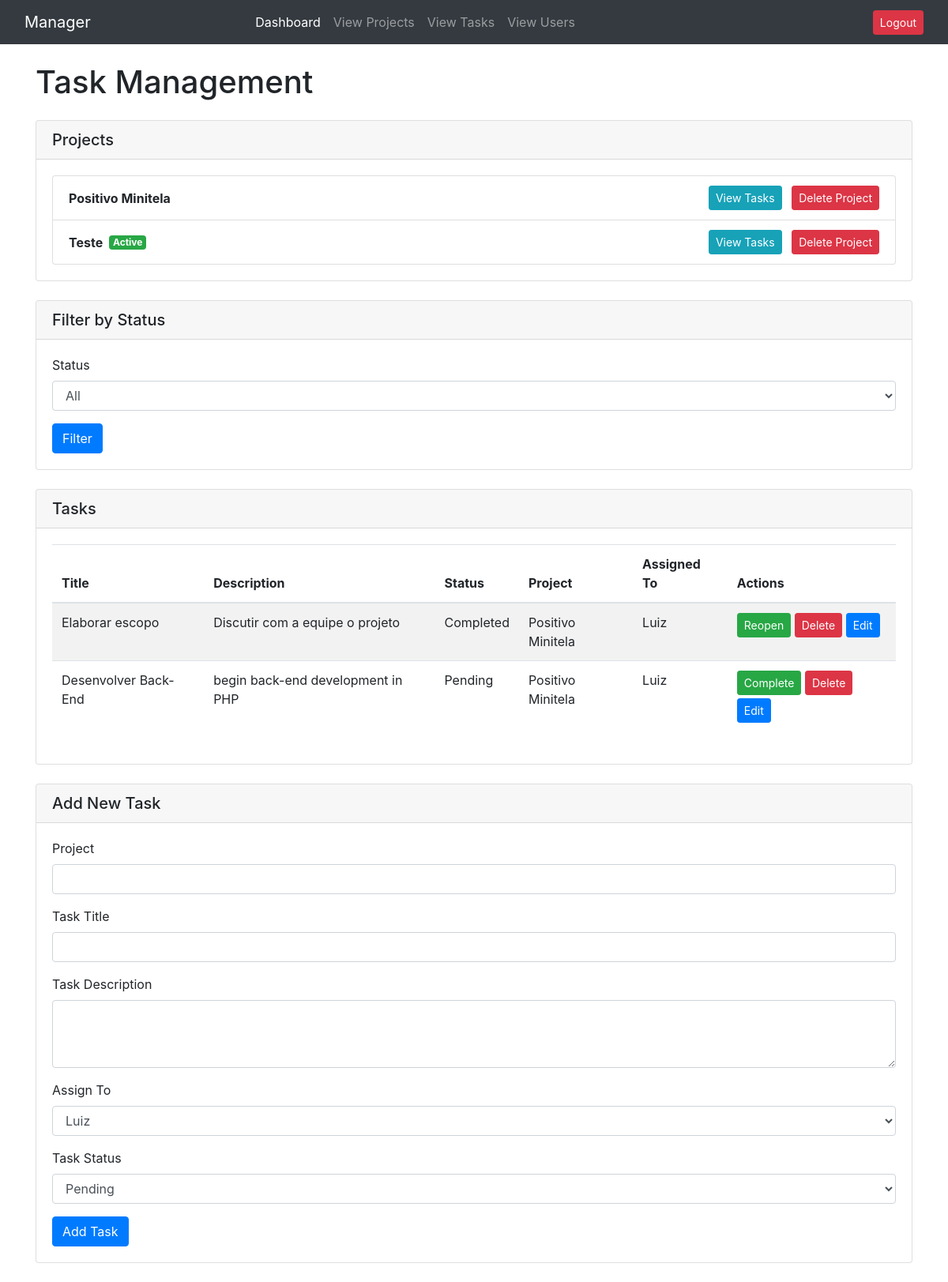
Screenshot of /task?project_id=1 with the database file from the repository.
### app.py (models this page shows, shortened)
class Projects(db.Model):
    project_id = db.Column(db.Integer, primary_key=True)
    project_name = db.Column(db.String(20))
    active = db.Column(db.Boolean)
    user_id = db.Column(db.Integer, db.ForeignKey('user.id'))

class Tasks(db.Model):
    task_id = db.Column(db.Integer, primary_key=True)
    project_id = db.Column(db.Integer, db.ForeignKey('projects.project_id'))
    user_id = db.Column(db.Integer, db.ForeignKey('user.id'))
    title = db.Column(db.String(100), nullable=False)
    description = db.Column(db.Text)
    status = db.Column(db.String(20), default='Pending')
    project = relationship('Projects', backref='tasks')
    user = relationship('User')

class User(db.Model):
    id = db.Column(db.Integer, primary_key=True)
    username = db.Column(db.String(150), unique=True, nullable=False)
    password = db.Column(db.String(150), nullable=False)

### app.py (the view, shortened to what this page needs)
@app.route('/task', methods=['GET', 'POST'])
def task():
    status_filter = request.args.get('status')
    project_id_filter = request.args.get('project_id')
    if project_id_filter:
        tasks = Tasks.query.filter_by(project_id=project_id_filter).all()
    else:
        if status_filter:
            tasks = Tasks.query.filter_by(status=status_filter).all()
        else:
            tasks = Tasks.query.all()
    projects = Projects.query.all()
    users = User.query.all()
    return render_template('task.html', tasks=tasks, projects=projects, users=users)

### templates/task.html (shortened to what this page needs)
{% extends "layout.html" %}
{% block body %}
<h1 class="mb-4">Task Management</h1>
{% if projects %}
<div class="card mb-4">
    <div class="card-header">
        <h5 class="mb-0">Projects</h5>
    </div>
    <div class="card-body">
        <ul class="list-group">
            {% for project in projects %}
            <li class="list-group-item d-flex justify-content-between align-items-center">
                <div class="d-flex align-items-center">
                    <span class="font-weight-bold mr-2">{{ project.project_name }}</span>
                    {% if project.active %}
                    <span class="badge badge-success">Active</span>
                    {% endif %}
                </div>
                <div>
                    <a href="{{ url_for('task', project_id=project.project_id) }}" class="btn btn-info btn-sm mr-2">
                        View Tasks
                    </a>
                    <a href="{{ url_for('delete_project', project_id=project.project_id) }}"
                        class="btn btn-danger btn-sm">Delete Project</a>
                </div>
            </li>
            {% endfor %}
        </ul>
    </div>
</div>
{% endif %}
<div class="card mb-4">
    <div class="card-header">
        <h5 class="mb-0">Filter by Status</h5>
    </div>
    <div class="card-body">
        <form method="get" action="{{ url_for('task') }}">
            <div class="form-group">
                <label for="status_filter">Status</label>
                <select id="status_filter" name="status" class="form-control">
                    <option value="">All</option>
                </select>
            </div>
            <button type="submit" class="btn btn-primary">Filter</button>
        </form>
    </div>
</div>
{% if tasks %}
<div class="card mb-4">
    <div class="card-header">
        <h5 class="mb-0">Tasks</h5>
    </div>
    <div class="card-body">
        <div class="table-responsive">
            <table class="table table-striped">
                <thead>
                    <tr>
                        <th>Title</th>
                        <th>Description</th>
                        <th>Status</th>
                        <th>Project</th>
                        <th>Assigned To</th>
                        <th>Actions</th>
                    </tr>
                </thead>
                <tbody>
                    {% for task in tasks %}
                    <tr>
                        <td>{{ task.title }}</td>
                        <td>{{ task.description }}</td>
                        <td>{{ task.status }}</td>
                        <td>{{ task.project.project_name }}</td>
                        <td>{{ task.user.username }}</td>
                        <td>
                            <a href="{{ url_for('close_task', task_id=task.task_id) }}"
                                class="btn btn-success btn-sm mb-1">
                                {% if task.status == 'Completed' %}
                                Reopen
                                {% else %}
                                Complete
                                {% endif %}
                            </a>
                            <a href="{{ url_for('delete_task', task_id=task.task_id) }}"
                                class="btn btn-danger btn-sm mb-1">Delete</a>
                            <button type="button" class="btn btn-primary btn-sm mb-1" data-toggle="modal"
                                data-target="#editTaskModal{{ task.task_id }}">
                                Edit
                            </button>
                        </td>
                    </tr>
                    {% endfor %}
                </tbody>
            </table>
        </div>
    </div>
</div>
{% else %}
<p>No tasks found.</p>
{% endif %}
<div class="card mb-4"> <div class="card-header">
        <h5 class="mb-0">Add New Task</h5>
    </div>
    <div class="card-body">
        <form method="post" action="{{ url_for('add_task') }}">
            <div class="form-group">
                <label for="project">Project</label>
                <input type="text" class="form-control" id="project" name="project" required>
            </div>
            <div class="form-group">
                <label for="title">Task Title</label>
                <input type="text" class="form-control" id="title" name="title" required>
            </div>
            <div class="form-group">
                <label for="description">Task Description</label>
                <textarea class="form-control" id="description" name="description" rows="3" required></textarea>
            </div>
            <div class="form-group">
                <label for="user">Assign To</label>
                <select id="user" name="user_id" class="form-control">
                    {% for user in users %}
                    <option value="{{ user.id }}">{{ user.username }}</option>
                    {% endfor %}
                </select>
            </div>
            <div class="form-group">
                <label for="status">Task Status</label>
                <select id="status" name="status" class="form-control">
                    <option value="Pending">Pending</option>
                </select>
            </div>
            <button type="submit" class="btn btn-primary">Add Task</button>
        </form>
    </div>
</div>
{% endblock %}

### rows the page displays
Projects: project_name "Positivo Minitela"
Projects: project_name "Teste", active "Active"
Tasks: title "Elaborar escopo", description "Discutir com a equipe o projeto", status "Completed", project.project_name "Positivo Minitela", user.username "Luiz", shows "Reopen"
Tasks: title "Desenvolver Back-End", description "begin back-end development in PHP", status "Pending", project.project_name "Positivo Minitela", user.username "Luiz", shows "Complete"

### other values shown
form field user_id "Luiz"
